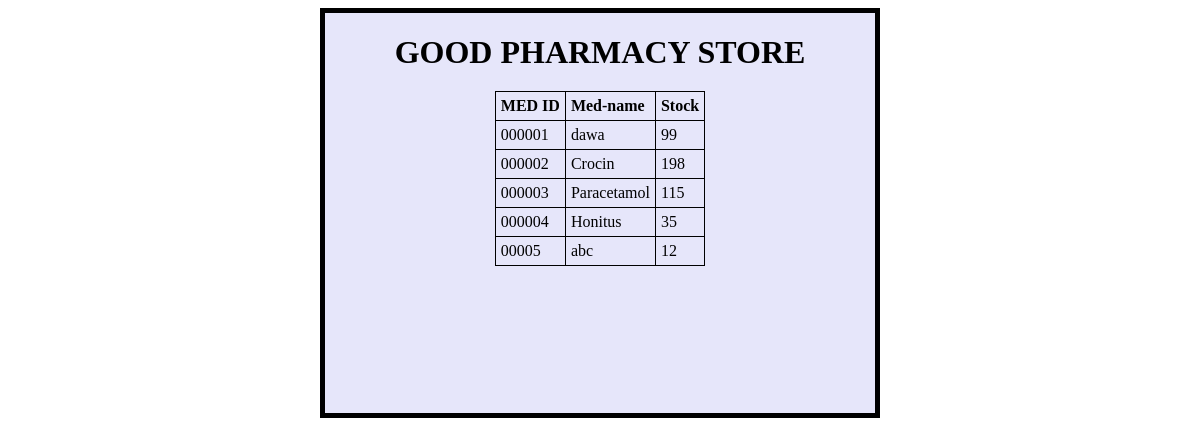
Screenshot of /old_meddb.php with the database file from the repository.
### tables this page shows
CREATE TABLE `medicine` (
  `med_id` varchar(10) NOT NULL,
  `med_name` varchar(20) NOT NULL,
  `quantity` int(100) NOT NULL,
  `price` varchar(1000) NOT NULL
);

### old_meddb.php (the view, shortened to what this page needs)
<!DOCTYPE html>
<html>
<head>
</head>
<body>
<div align="center" style="border: 5px solid black;width: 550px;height: 400px; background-color:lavender;margin:auto">
<h1>GOOD PHARMACY STORE</h1>
<table style='width:90%' align="center">
<?php
$conn=mysqli_connect("localhost","root","GoodDatabase5","project");
$result = mysqli_query($conn,"SELECT * FROM medicine");
echo "<table border='1' cellpadding='3'>";
echo "<tr><th>MED ID</th><th>Med-name</th><th>Stock</th></tr>";
if($result)
{
while($row = mysqli_fetch_assoc($result)){
echo "<tr>";
echo "<td>" . $row["med_id"] . "</td>";
echo "<td>" . $row["med_name"] . "</td>";
echo "<td>" . $row["quantity"] . "</td>";
}
}
echo "</table>";
?>

### old_meddb.php (style rules this page uses)
h1,p { text-align:center; }
h1 { margin-bottom:0px; }
table,th,td { border: 1px solid black; border-collapse:collapse; }
table { margin-bottom:10px; margin-top:10px; }
th,td { padding:5px; text-align:left; }
body { background-image: url("https://previews.123rf.com/images/leaf/leaf1508/leaf150800532/44323995-medicines-arranged-in-shelves-at-pharmacy.jpg"); }

### rows the page displays
medicine: med_id "000001", med_name "dawa", quantity "99"
medicine: med_id "000002", med_name "Crocin", quantity "198"
medicine: med_id "000003", med_name "Paracetamol", quantity "115"
medicine: med_id "000004", med_name "Honitus", quantity "35"
medicine: med_id "00005", med_name "abc", quantity "12"
